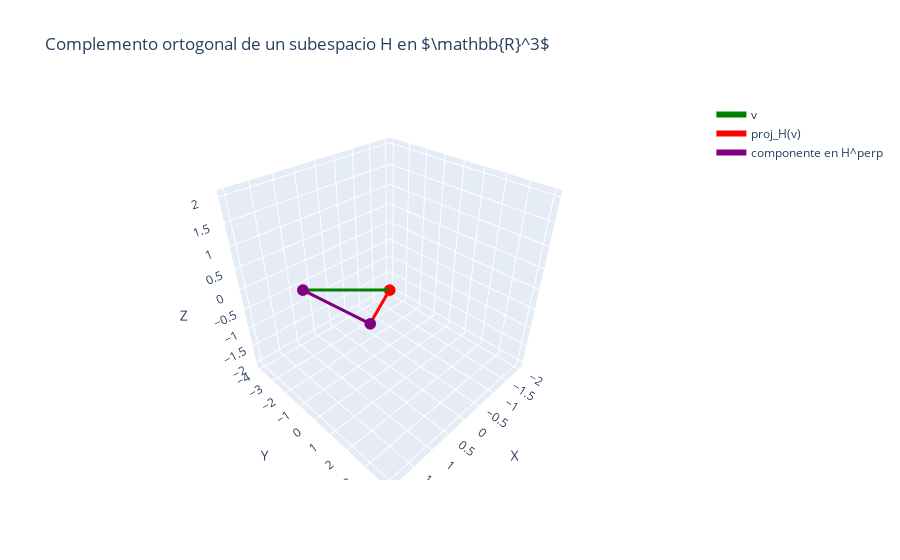

The code cell stored with this chart in its notebook:
### Markdown cell above
## Visualización en Plotly

Mostraremos:

* El plano $H$ en azul semitransparente.
* El vector $v = (2,0,1)$ en verde.
* La **proyección ortogonal de $v$ sobre $H$** en rojo.
* La componente en $H^\perp$ en morado.

### Code cell
import numpy as np
import plotly.graph_objects as go

# =========================
# Vectores generadores del plano H
# =========================
h1 = np.array([1, 1, 0])
h2 = np.array([0, 1, 1])

# Vector a proyectar
v = np.array([2, 0, 1])

# =========================
# Base ortonormal para H usando Gram-Schmidt
# =========================
# Primer vector ortonormal
u1 = h1 / np.linalg.norm(h1)

# Segundo vector ortogonal a u1
proj_h2_u1 = np.dot(h2, u1) * u1
w2 = h2 - proj_h2_u1
u2 = w2 / np.linalg.norm(w2)

# =========================
# Proyección de v sobre H
# =========================
proj_v_H = np.dot(v, u1) * u1 + np.dot(v, u2) * u2

# Componente en H^perp
comp_v_Hperp = v - proj_v_H

# =========================
# Crear malla para el plano H
# =========================
s = np.linspace(-2, 2, 10)
t = np.linspace(-2, 2, 10)
S, T = np.meshgrid(s, t)
X = S * h1[0] + T * h2[0]
Y = S * h1[1] + T * h2[1]
Z = S * h1[2] + T * h2[2]

# =========================
# Crear figura
# =========================
fig = go.Figure()

# Plano H
fig.add_trace(go.Surface(x=X, y=Y, z=Z, colorscale=[[0, 'lightblue'], [1, 'lightblue']],
                         opacity=0.5, showscale=False, name='H'))

# Vector v
fig.add_trace(go.Scatter3d(x=[0,v[0]], y=[0,v[1]], z=[0,v[2]],
                           mode='lines+markers', line=dict(width=6, color='green'),
                           marker=dict(size=4), name='v'))

# Proyección sobre H
fig.add_trace(go.Scatter3d(x=[0, proj_v_H[0]], y=[0, proj_v_H[1]], z=[0, proj_v_H[2]],
                           mode='lines+markers', line=dict(width=6, color='red'),
                           marker=dict(size=4), name='proj_H(v)'))

# Componente en H^perp
fig.add_trace(go.Scatter3d(x=[proj_v_H[0], v[0]], y=[proj_v_H[1], v[1]], z=[proj_v_H[2], v[2]],
                           mode='lines+markers', line=dict(width=6, color='purple'),
                           marker=dict(size=4), name='componente en H^perp'))

# =========================
# Layout
# =========================
fig.update_layout(scene=dict(
                    xaxis_title='X',
                    yaxis_title='Y',
                    zaxis_title='Z',
                    aspectmode='cube'),
                  title="Complemento ortogonal de un subespacio H en $\mathbb{R}^3$"
                 )

fig.show()

### Figure 1 — Plotly figure (JSON) as saved in the notebook; plotly's stock layout.template omitted (floating-point values rounded to 4 significant figures)
{"data": [{"colorscale": [[0, "lightblue"], [1, "lightblue"]], "name": "H", "opacity": 0.5, "showscale": false, "type": "surface", "x": [[-2.0, -1.556, -1.111, -0.6667, -0.2222, 0.2222, 0.6667, 1.111, 1.556, 2.0], [-2.0, -1.556, -1.111, -0.6667, -0.2222, 0.2222, 0.6667, 1.111, 1.556, 2.0], [-2.0, -1.556, -1.111, -0.6667, -0.2222, 0.2222, 0.6667, 1.111, 1.556, 2.0], [-2.0, -1.556, -1.111, -0.6667, -0.2222, 0.2222, 0.6667, 1.111, 1.556, 2.0], [-2.0, -1.556, -1.111, -0.6667, -0.2222, 0.2222, 0.6667, 1.111, 1.556, 2.0], [-2.0, -1.556, -1.111, -0.6667, -0.2222, 0.2222, 0.6667, 1.111, 1.556, 2.0], [-2.0, -1.556, -1.111, -0.6667, -0.2222, 0.2222, 0.6667, 1.111, 1.556, 2.0], [-2.0, -1.556, -1.111, -0.6667, -0.2222, 0.2222, 0.6667, 1.111, 1.556, 2.0], [-2.0, -1.556, -1.111, -0.6667, -0.2222, 0.2222, 0.6667, 1.111, 1.556, 2.0], [-2.0, -1.556, -1.111, -0.6667, -0.2222, 0.2222, 0.6667, 1.111, 1.556, 2.0]], "y": [[-4.0, -3.556, -3.111, -2.667, -2.222, -1.778, -1.333, -0.8889, -0.4444, 0.0], [-3.556, -3.111, -2.667, -2.222, -1.778, -1.333, -0.8889, -0.4444, -2.22e-16, 0.4444], [-3.111, -2.667, -2.222, -1.778, -1.333, -0.8889, -0.4444, -4.441e-16, 0.4444, 0.8889], [-2.667, -2.222, -1.778, -1.333, -0.8889, -0.4444, -2.22e-16, 0.4444, 0.8889, 1.333], [-2.222, -1.778, -1.333, -0.8889, -0.4444, 0.0, 0.4444, 0.8889, 1.333, 1.778], [-1.778, -1.333, -0.8889, -0.4444, 0.0, 0.4444, 0.8889, 1.333, 1.778, 2.222], [-1.333, -0.8889, -0.4444, -2.22e-16, 0.4444, 0.8889, 1.333, 1.778, 2.222, 2.667], [-0.8889, -0.4444, -4.441e-16, 0.4444, 0.8889, 1.333, 1.778, 2.222, 2.667, 3.111], [-0.4444, -2.22e-16, 0.4444, 0.8889, 1.333, 1.778, 2.222, 2.667, 3.111, 3.556], [0.0, 0.4444, 0.8889, 1.333, 1.778, 2.222, 2.667, 3.111, 3.556, 4.0]], "z": [[-2.0, -2.0, -2.0, -2.0, -2.0, -2.0, -2.0, -2.0, -2.0, -2.0], [-1.556, -1.556, -1.556, -1.556, -1.556, -1.556, -1.556, -1.556, -1.556, -1.556], [-1.111, -1.111, -1.111, -1.111, -1.111, -1.111, -1.111, -1.111, -1.111, -1.111], [-0.6667, -0.6667, -0.6667, -0.6667, -0.6667, -0.6667, -0.6667, -0.6667, -0.6667, -0.6667], [-0.2222, -0.2222, -0.2222, -0.2222, -0.2222, -0.2222, -0.2222, -0.2222, -0.2222, -0.2222], [0.2222, 0.2222, 0.2222, 0.2222, 0.2222, 0.2222, 0.2222, 0.2222, 0.2222, 0.2222], [0.6667, 0.6667, 0.6667, 0.6667, 0.6667, 0.6667, 0.6667, 0.6667, 0.6667, 0.6667], [1.111, 1.111, 1.111, 1.111, 1.111, 1.111, 1.111, 1.111, 1.111, 1.111], [1.556, 1.556, 1.556, 1.556, 1.556, 1.556, 1.556, 1.556, 1.556, 1.556], [2.0, 2.0, 2.0, 2.0, 2.0, 2.0, 2.0, 2.0, 2.0, 2.0]]}, {"line": {"color": "green", "width": 6}, "marker": {"size": 4}, "mode": "lines+markers", "name": "v", "type": "scatter3d", "x": [0, 2], "y": [0, 0], "z": [0, 1]}, {"line": {"color": "red", "width": 6}, "marker": {"size": 4}, "mode": "lines+markers", "name": "proj_H(v)", "type": "scatter3d", "x": [0, 1.0], "y": [0, 1.0], "z": [0, 1.813e-16]}, {"line": {"color": "purple", "width": 6}, "marker": {"size": 4}, "mode": "lines+markers", "name": "componente en H^perp", "type": "scatter3d", "x": [1.0, 2], "y": [1.0, 0], "z": [1.813e-16, 1]}], "layout": {"scene": {"aspectmode": "cube", "xaxis": {"title": {"text": "X"}}, "yaxis": {"title": {"text": "Y"}}, "zaxis": {"title": {"text": "Z"}}}, "title": {"text": "Complemento ortogonal de un subespacio H en $\\mathbb{R}^3$"}}}
